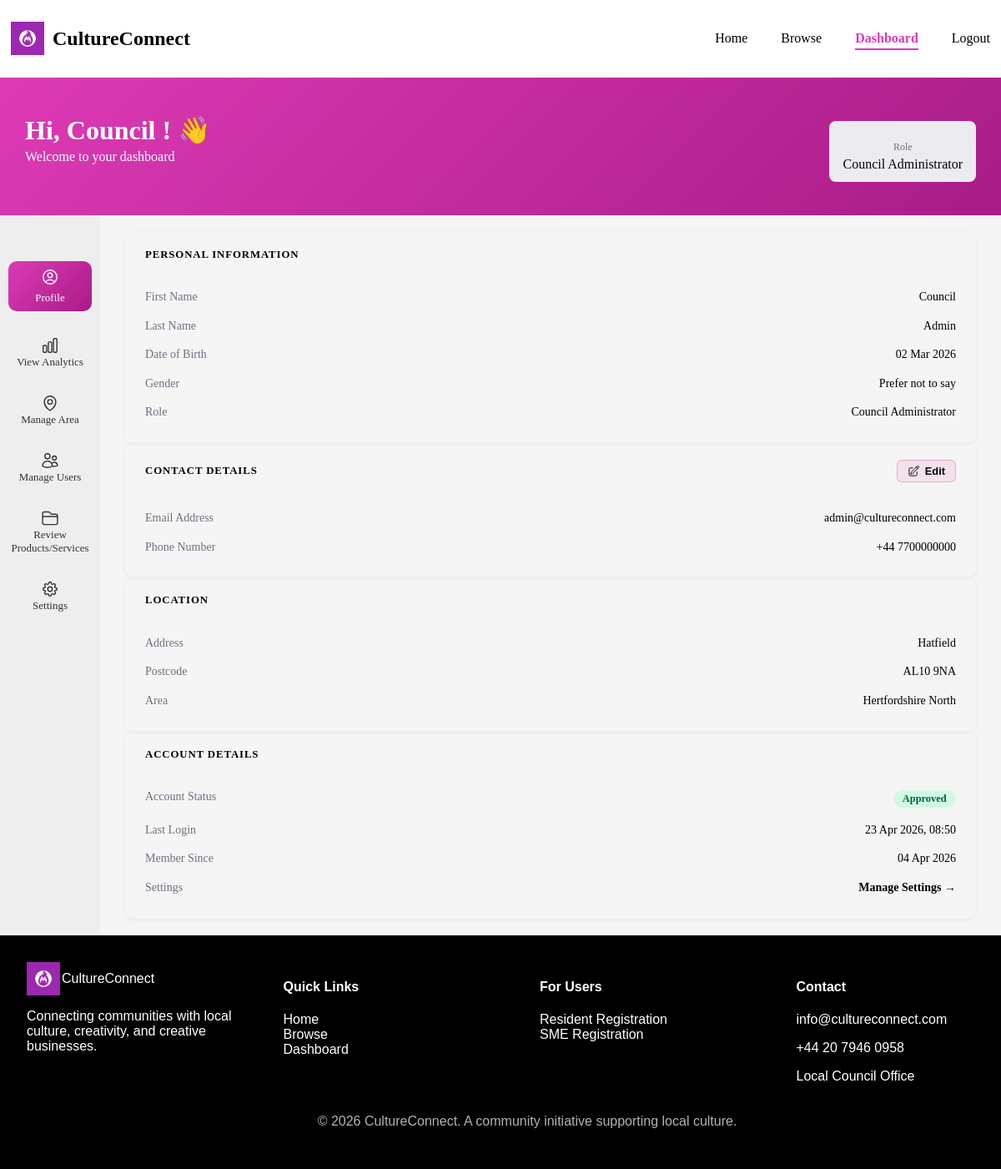
Before: /frontend/pages/dashboard.php?page=profile (signed in) with the older database file.
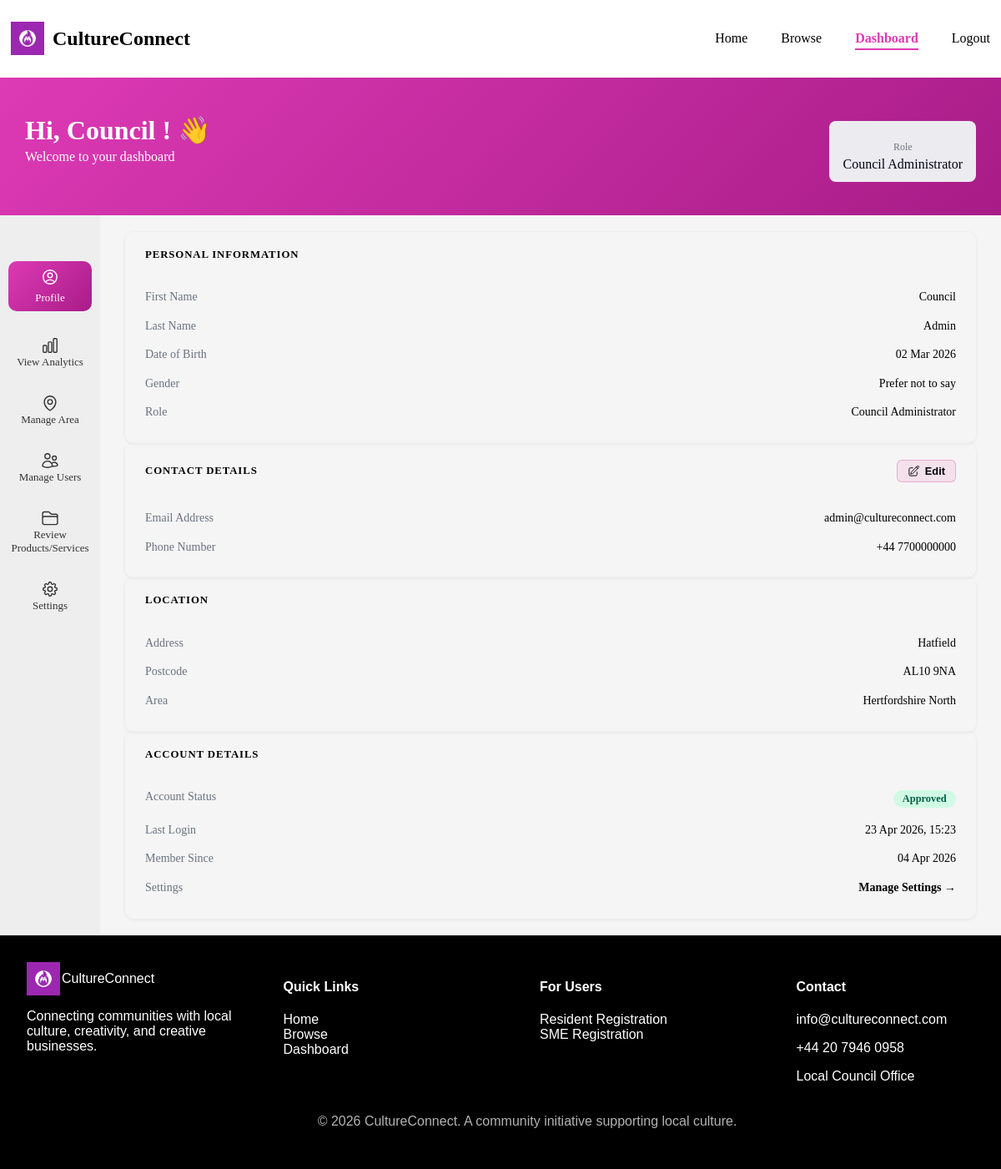
After: the same page with the newer database file.
### tables this page shows
CREATE TABLE `users` (
  `user_id` int(11) NOT NULL,
  `password_hash` varchar(255) NOT NULL,
  `last_login` timestamp NOT NULL DEFAULT current_timestamp(),
  `account_status` enum('pending','approved','rejected') NOT NULL DEFAULT 'pending',
  `role` varchar(50) NOT NULL,
  `email_address` varchar(100) NOT NULL
);

### frontend/pages/profile.php (the view, shortened to what the changed rows need)
<?php
$user_id = $_SESSION['user_id'];
$role    = $_SESSION['user_role'];
$prf_user_stmt = $conn->prepare("SELECT email_address, role, account_status, last_login FROM users WHERE user_id = ? LIMIT 1");
$prf_user_stmt->bind_param("i", $user_id);
$prf_user_stmt->execute();
$prf_user = $prf_user_stmt->get_result()->fetch_assoc();
$prf_profile   = [];
$prf_area_name = 'N/A';
if ($role === 'SME') {
    $prf_p_stmt = $conn->prepare("
        SELECT sp.business_name, sp.approval_status, sp.description,
               sp.phone, sp.created_at,
               a.area_name,
               psc.subcategory_name,
               pc.category_name
        FROM sme_profiles sp
        LEFT JOIN areas a                            ON sp.area_id        = a.area_id
        LEFT JOIN product_service_subcategories psc  ON sp.subcategory_id = psc.subcategory_id
        LEFT JOIN product_service_categories pc      ON psc.category_id   = pc.category_id
        WHERE sp.user_id = ?
        LIMIT 1
    ");
    $prf_p_stmt->bind_param("i", $user_id);
    $prf_p_stmt->execute();
    $prf_profile   = $prf_p_stmt->get_result()->fetch_assoc() ?? [];
    $prf_p_stmt->close();
    $prf_area_name = $prf_profile['area_name'] ?? 'N/A';
} else {
    $prf_p_stmt = $conn->prepare("
        SELECT rp.first_name, rp.last_name, rp.date_of_birth, rp.gender,
               rp.address, rp.phone, rp.postcode, rp.created_at,
               a.area_name
        FROM resident_profiles rp
        LEFT JOIN areas a ON rp.area_id = a.area_id
        WHERE rp.user_id = ?
        LIMIT 1
    ");
    $prf_p_stmt->bind_param("i", $user_id);
    $prf_p_stmt->execute();
    $prf_profile   = $prf_p_stmt->get_result()->fetch_assoc() ?? [];
    $prf_area_name = $prf_profile['area_name'] ?? 'N/A';
}
 function prf_safe(string $val): string {
    return htmlspecialchars($val, ENT_QUOTES, 'UTF-8');
}
$prf_status_map = [
    'approved' => ['label' => 'Approved', 'class' => 'prf-badge--approved'],
    'pending'  => ['label' => 'Pending',  'class' => 'prf-badge--pending'],
    'rejected' => ['label' => 'Rejected', 'class' => 'prf-badge--rejected'],
];
$prf_account_status = $prf_user['account_status'] ?? 'pending';
$prf_status_info    = $prf_status_map[$prf_account_status] ?? ['label' => ucfirst($prf_account_status), 'class' => 'prf-badge--pending'];
?>
        <div class="prf-card">
            <h3 class="prf-card-title">
                <?= $role === 'SME' ? 'Business Information' : 'Personal Information' ?>
            </h3>
            <?php if ($role === 'SME') : ?>
                <div class="prf-row">
                    <span class="prf-label">Business Name</span>
                    <span class="prf-value"><?= prf_safe($prf_profile['business_name'] ?? 'N/A') ?></span>
                </div>
                <div class="prf-row">
                    <span class="prf-label">Category</span>
                    <span class="prf-value"><?= prf_safe($prf_profile['category_name'] ?? 'N/A') ?></span>
                </div>
                <div class="prf-row">
                    <span class="prf-label">Subcategory</span>
                    <span class="prf-value"><?= prf_safe($prf_profile['subcategory_name'] ?? 'N/A') ?></span>
                </div>
                <div class="prf-row">
                    <span class="prf-label">Description</span>
                    <span class="prf-value prf-value--wrap"><?= prf_safe($prf_profile['description'] ?? 'N/A') ?></span>
                </div>
            <?php else : ?>
                <div class="prf-row">
                    <span class="prf-label">First Name</span>
                    <span class="prf-value"><?= prf_safe($prf_profile['first_name'] ?? 'N/A') ?></span>
                </div>
                <div class="prf-row">
                    <span class="prf-label">Last Name</span>
                    <span class="prf-value"><?= prf_safe($prf_profile['last_name'] ?? 'N/A') ?></span>
                </div>
                <div class="prf-row">
                    <span class="prf-label">Date of Birth</span>
                    <span class="prf-value">
                        <?= !empty($prf_profile['date_of_birth']) ? date('d M Y', strtotime($prf_profile['date_of_birth'])) : 'N/A' ?>
                    </span>
                </div>
                <div class="prf-row">
                    <span class="prf-label">Gender</span>
                    <span class="prf-value"><?= prf_safe($prf_profile['gender'] ?? 'N/A') ?></span>
                </div>
            <?php endif; ?>
            <div class="prf-row">
                <span class="prf-label">Role</span>
                <span class="prf-value"><?= prf_safe($role) ?></span>
            </div>
        </div>
        <div class="prf-card">
            <div class="prf-card-title-row">
                <h3 class="prf-card-title">Contact Details</h3>
                <button class="prf-edit-btn" onclick="prfOpenModal()">
                    Edit
                </button>
            </div>
            <div class="prf-row">
                <span class="prf-label">Email Address</span>
                <span class="prf-value" id="prf-display-email"><?= prf_safe($prf_user['email_address'] ?? 'N/A') ?></span>
            </div>
            <div class="prf-row">
                <span class="prf-label">Phone Number</span>
                <span class="prf-value" id="prf-display-phone"><?= prf_safe($prf_profile['phone'] ?? 'N/A') ?></span>
            </div>
        </div>
        <div class="prf-card">
            <h3 class="prf-card-title">Location</h3>
            <?php if ($role !== 'SME') : ?>
                <div class="prf-row">
                    <span class="prf-label">Address</span>
                    <span class="prf-value"><?= prf_safe($prf_profile['address'] ?? 'N/A') ?></span>
                </div>
                <div class="prf-row">
                    <span class="prf-label">Postcode</span>
                    <span class="prf-value"><?= prf_safe($prf_profile['postcode'] ?? 'N/A') ?></span>
                </div>
            <?php endif; ?>
            <div class="prf-row">
                <span class="prf-label">Area</span>
                <span class="prf-value"><?= prf_safe($prf_area_name) ?></span>
            </div>
        </div>
        <div class="prf-card">
            <h3 class="prf-card-title">Account Details</h3>
            <div class="prf-row">
                <span class="prf-label">Account Status</span>
                <span class="prf-value">
                    <span class="prf-badge <?= $prf_status_info['class'] ?>"><?= $prf_status_info['label'] ?></span>
                </span>
            </div>
            <div class="prf-row">
                <span class="prf-label">Last Login</span>
                <span class="prf-value">
                    <?= !empty($prf_user['last_login']) ? date('d M Y, H:i', strtotime($prf_user['last_login'])) : 'N/A' ?>
                </span>
            </div>
            <div class="prf-row">
                <span class="prf-label">Member Since</span>
                <span class="prf-value">
                    <?= !empty($prf_profile['created_at']) ? date('d M Y', strtotime($prf_profile['created_at'])) : 'N/A' ?>
                </span>
            </div>
            <div class="prf-row">
                <span class="prf-label">Settings</span>
                <span class="prf-value">
                    <a href="?page=settings" class="prf-settings-link">Manage Settings →</a>
                </span>
            </div>
        </div>
    </div>
</div>

Changed rows visible on the page:
changed users "admin@cultureconnect.com": last_login "23 Apr 2026, 08:50" → "23 Apr 2026, 15:23"
